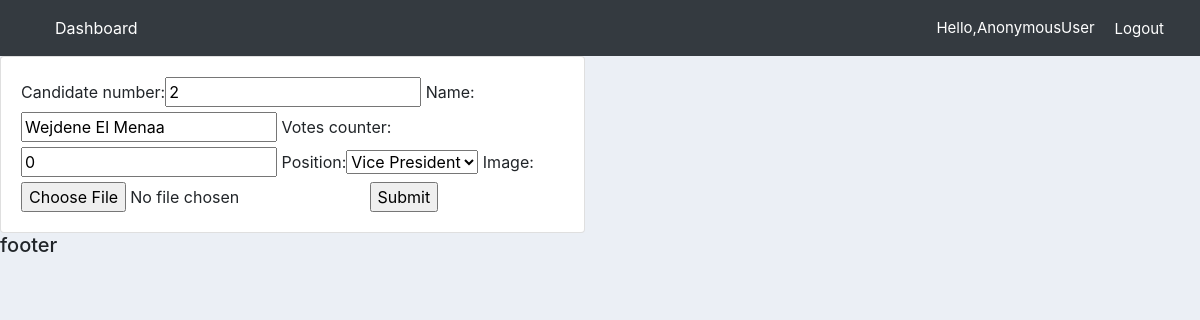
Screenshot of /update_candidate/6 with the database file from the repository.
### vote/models.py (models this page shows, shortened)
class Candidate(models.Model):
    candidate_number = models.IntegerField(null=True)
    name = models.CharField(max_length=64)
    votes_counter = models.IntegerField(default=0)
    position = models.ForeignKey(Position, null=True, on_delete= models.SET_NULL)
    image = models.ImageField(null=True, blank=True)

### vote/views.py (the view)
# urls.py: path("update_candidate/<str:pk>", views.update_Candidate, name = "update_candidate"),
def update_Candidate(request,pk):
    candidate = Candidate.objects.get(id=pk)
    form = CandidateForm(instance=candidate)
    if request.method == "POST":
        form = CandidateForm(request.POST,instance=candidate)
        if form.is_valid():
            form.save()
            return redirect('/candidates_list')
    context = {'form':form}
    return render(request, "home/candidate_form.html", context)

### vote/forms.py
class CandidateForm(ModelForm):
    class Meta:
        model = Candidate
        fields = '__all__'

### vote/models.py (called while the page is built)
    def __str__(self):
        return f"{self.position_name}"

### vote/templates/home/candidate_form.html (shortened to what this page needs)
{% extends 'home/index.html' %}
{% load static %}
{% block content %}
<div class="row">
	<div class="col-md-6">
		<div class="card card-body">
            <form action="" method="POST">
                 {{form}}
            <input type="submit" name="Submit">
            </form>
        </div>
    </div>
</div>
{% endblock %}

### vote/templates/home/index.html (style rules this page uses)
body { background-color: #ebeff5; }

### rows the page displays
Candidate: candidate_number "2", name "Wejdene El Menaa", votes_counter "0", position "Vice President"

### other values shown
{{ request.user }} "AnonymousUser"
